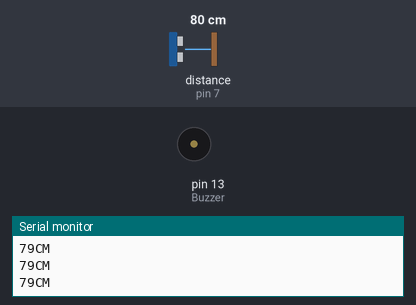
Simulated run of this sketch. Board: Arduino Uno, built with avr-gcc and run on an emulated ATmega328P. Shown: buzzer (waves = sounding, pin HIGH), the last lines printed to the serial monitor. Wiring (inferred from the names in the program): ultrasonic range finder: trigger pin 6; echo pin 7. The inputs (shaded band) are chosen by the test bench; at power-on: distance to the obstacle (sensor on pin 7) 80 cm. The echo pulse lasts 58.3 µs per cm; pins used as bus, display or sensor lines are not drawn.

Above: at 1.2 s.
1.3 s: distance to the obstacle (sensor on pin 7) set to 34 cm
2.8 s: distance to the obstacle (sensor on pin 7) set to 28 cm
At 3.5 s:
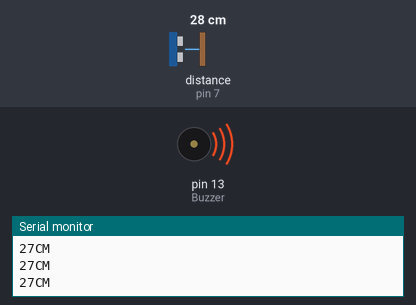
4.3 s: distance to the obstacle (sensor on pin 7) set to 58 cm
7.3 s: distance to the obstacle (sensor on pin 7) set to 66 cm
At 8.6 s:
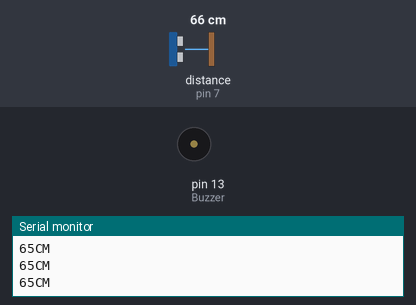
10.3 s: distance to the obstacle (sensor on pin 7) set to 2 cm
At 11.5 s:
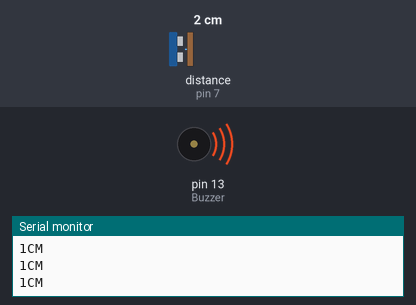
Timing chart, 0 to 12.8 s (numbered marks = the images above; inputs shaded):
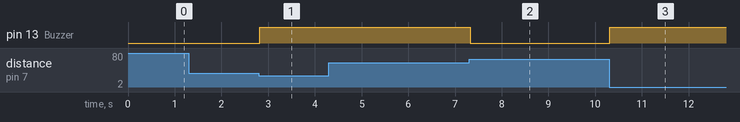

The sketch:

Social_distance_project.ino
```cpp
// trigPin connect with pin no 6
// echoPin connect with pin no 7
// int Buzzer connect with pin no 13
int trigPin = 6;
int echoPin = 7;
int Buzzer = 13;


void setup()
{
  Serial.begin(9600);
   pinMode(Buzzer, OUTPUT);
   pinMode(trigPin, OUTPUT);
  pinMode(echoPin, INPUT);

}

void loop() {
  long duration, distance;
  digitalWrite(trigPin,HIGH);
  delayMicroseconds(1000);
  digitalWrite(trigPin, LOW);
  duration=pulseIn(echoPin, HIGH);
  distance =(duration/2)/29.1;
  delay(10);

  Serial.print(distance);
  Serial.println("CM");

 {
 if((distance<=30))
  {
    digitalWrite(Buzzer, HIGH);

}
   else if(distance>60)
     digitalWrite(Buzzer, LOW);
   }
}
```

Measured:
- the behaviour switches between 32 and 31 cm on distance to the obstacle (sensor on pin 7) (found by bisection; images 0 and 1)
- the behaviour switches between 61 and 62 cm on distance to the obstacle (sensor on pin 7) (found by bisection; images 1 and 2)
- after the input at 2.8 s, pin 13 (Buzzer): LOW → HIGH at once
- after the input at 7.3 s, pin 13 (Buzzer): HIGH → LOW at once
- after the input at 10.3 s, pin 13 (Buzzer): LOW → HIGH at once
